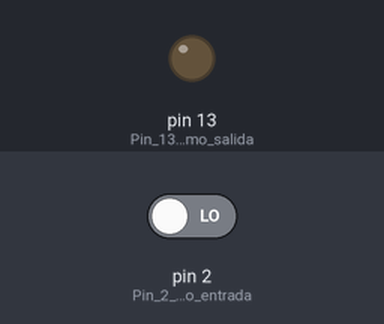
The sketch below on a simulated Arduino Uno, built with avr-gcc and run on an emulated ATmega328P. On the bench: output pins drawn as LEDs (lit = HIGH). Inputs (shaded band) come from the test bench; at power-on: pin 2 (Pin_2_como_entrada) LOW. What the sketch prints to the serial monitor is not drawn.

Above: at 1.2 s.
1.3 s: pin 2 (Pin_2_como_entrada) driven HIGH
At 1.9 s:
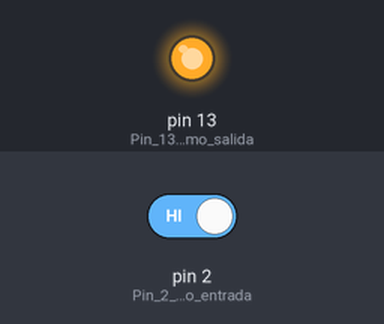
2.8 s: pin 2 (Pin_2_como_entrada) driven LOW
At 4.2 s:
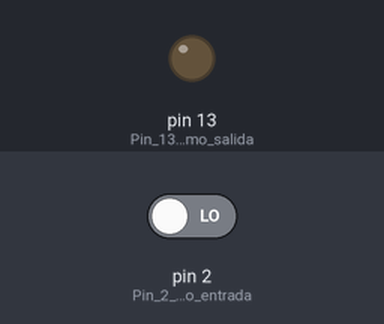
Timing chart, 0 to 5.8 s (numbered marks = the images above; inputs shaded):
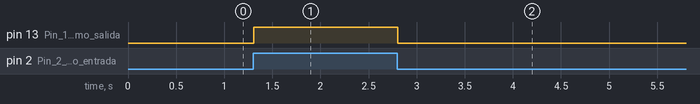

Measured:
- after the input at 1.3 s, pin 13 (Pin_13_como_salida): LOW → HIGH at once
- after the input at 2.8 s, pin 13 (Pin_13_como_salida): HIGH → LOW at once

The sketch:

P4___comunicacion_serie_mejorada.ino
```cpp
int boton = 0; //variable entera o decimal- nombre- valor inicial : D
int contador = 0;

void setup(){
  pinMode(13,OUTPUT); //Pin 13 como salida
  pinMode(2,INPUT); //Pin 2 como entrada
  Serial.begin(9600);
}

void loop() {
  boton = digitalRead(2); //Lee el estado del pin 2 y guarda el valor leido en la variable boton
  Serial.println(boton);
  if (boton == HIGH) {
    digitalWrite(13, HIGH);
    contador == contador + 1;
    Serial.print("el boton ha sifo pulsado ");
    Serial.print(contador);
    Serial.println(" veces");
  }
  else {
    digitalWrite(13,LOW);
  }
}
```
